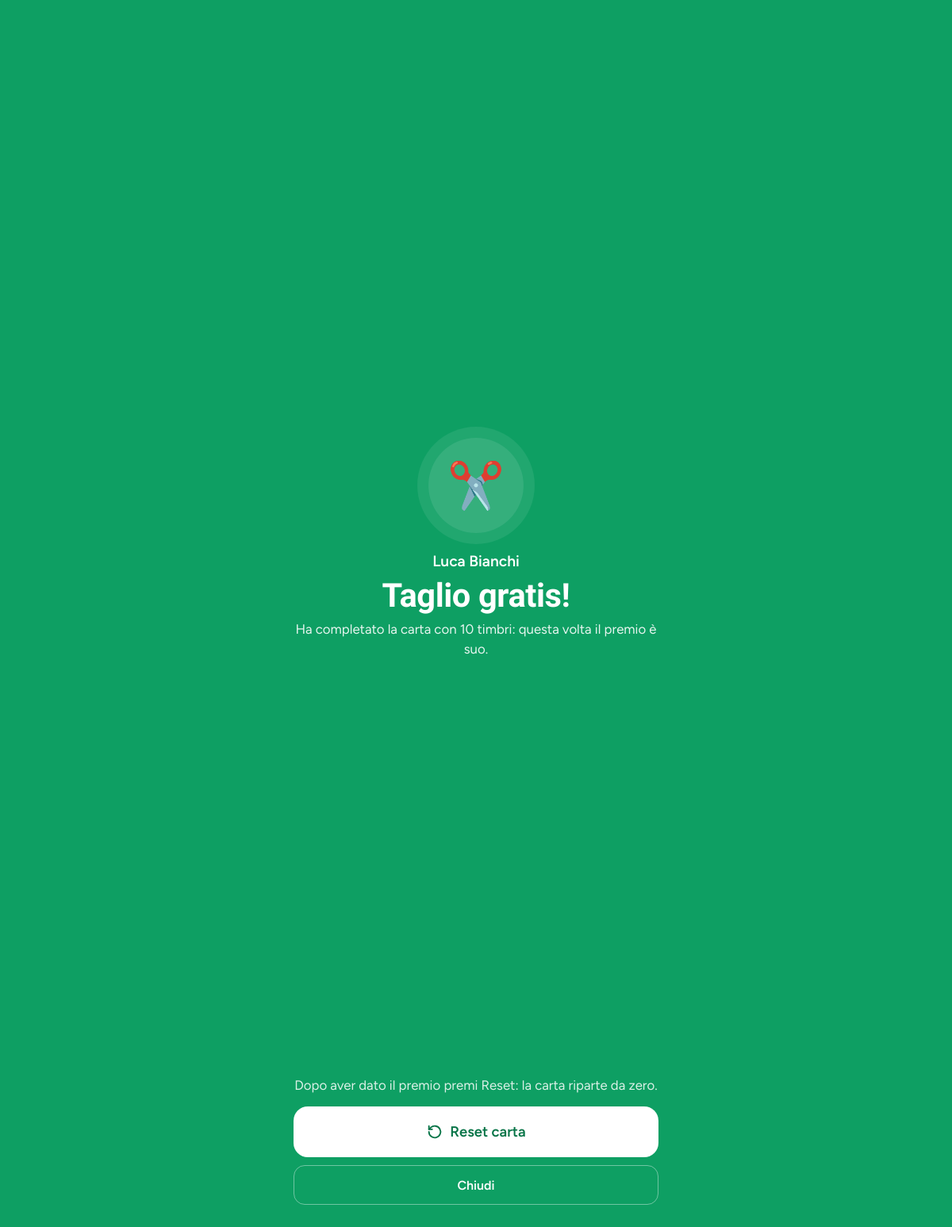
The page /customer.php?id=2 (signed in) on the database its author committed.
### tables this page shows
CREATE TABLE cards (
  id              INT UNSIGNED NOT NULL AUTO_INCREMENT,
  name            VARCHAR(100) NOT NULL,
  color           CHAR(7)      NOT NULL DEFAULT '#1f2937',
  stamps_required TINYINT UNSIGNED NOT NULL DEFAULT 10,    
  reward_text     VARCHAR(150) NOT NULL DEFAULT 'Taglio gratis',
  icon            VARCHAR(16)  NOT NULL DEFAULT '✂️',              
  unit_singular   VARCHAR(30)  NOT NULL DEFAULT 'taglio',          
  unit_plural     VARCHAR(30)  NOT NULL DEFAULT 'tagli',
  address         VARCHAR(150) NULL,
  phone           VARCHAR(30)  NULL,
  active          TINYINT(1)   NOT NULL DEFAULT 1,
  created_at      DATETIME     NOT NULL DEFAULT CURRENT_TIMESTAMP,
  PRIMARY KEY (id)
);

CREATE TABLE customers (
  id               INT UNSIGNED NOT NULL AUTO_INCREMENT,
  card_id          INT UNSIGNED NOT NULL,
  code             VARCHAR(20)  NOT NULL,           
  name             VARCHAR(100) NOT NULL,
  phone            VARCHAR(30)  NULL,
  email            VARCHAR(120) NULL,
  stamps           SMALLINT UNSIGNED NOT NULL DEFAULT 0,   
  total_stamps     INT UNSIGNED NOT NULL DEFAULT 0,        
  rewards_redeemed INT UNSIGNED NOT NULL DEFAULT 0,        
  last_visit       DATETIME     NULL,
  created_at       DATETIME     NOT NULL DEFAULT CURRENT_TIMESTAMP,
  PRIMARY KEY (id),
  UNIQUE KEY uq_code (code),
  KEY idx_card (card_id),
  CONSTRAINT fk_customers_card FOREIGN KEY (card_id) REFERENCES cards(id) ON DELETE CASCADE
);

### customer.php (the view, shortened to what this page needs)
<?php
require_once __DIR__ . '/inc/bootstrap.php';
$customer = load_customer((int)($_GET['id'] ?? 0));
$card = load_card((int)$customer['card_id']);
$id = (int)$customer['id'];
$st = db()->prepare('SELECT l.*, u.username FROM stamp_log l LEFT JOIN users u ON u.id = l.user_id
                     WHERE l.customer_id = ? ORDER BY l.id DESC LIMIT 30');
$st->execute([$id]);
$log = $st->fetchAll();
$req   = (int)$card['stamps_required'];
$s     = (int)$customer['stamps'];
$ready = $s >= $req;
$link  = tessera_url($customer['code']);
$waText  = 'Ciao ' . $customer['name'] . '! Questa è la tua carta fedeltà di ' . $card['name'] . ': ' . $link;
$waPhone = preg_replace('/\D/', '', (string)$customer['phone']);
if ($waPhone !== '' && strlen($waPhone) <= 10) $waPhone = '39' . $waPhone;
$showWin = $ready && (($_GET['win'] ?? '') !== '' || empty($_GET['fresh']));
$justCompleted = ($_GET['win'] ?? '') === 'new';
$isNew = !empty($_GET['new']);
require __DIR__ . '/inc/header.php';
?>
<a class="back" href="<?= e(url('card.php?id=' . (int)$card['id'])) ?>"><?= icon('back', 18) ?>Clienti</a>
<div id="the-card"><?= stamp_card_html($card, $customer, $customer['name'], $card['name']) ?></div>
<?php if ($ready): ?>
  <div class="ready-banner">
    <h2><?= e($card['reward_text']) ?>!</h2>
    <p>La carta è completa: al prossimo passaggio il premio è suo. Dopo averlo dato premi Reset e la carta riparte da zero.</p>
    <form method="post"><?= csrf_field() ?><input type="hidden" name="action" value="reset">
      <button class="btn btn-white btn-xl btn-block"><?= icon('reset', 22) ?>Reset carta</button>
    </form>
  </div>
<?php else: ?>
  <form method="post" style="margin:16px 0"><?= csrf_field() ?><input type="hidden" name="action" value="stamp">
    <button class="btn btn-primary btn-xl btn-block"><?= e($card['icon']) ?> Aggiungi timbro</button>
  </form>
<?php endif; ?>
<div class="btn-row3" style="margin-bottom:24px">
  <form method="post" data-confirm="Togliere un timbro a <?= e($customer['name']) ?>?"><?= csrf_field() ?><input type="hidden" name="action" value="unstamp">
    <button class="btn btn-ghost btn-sm btn-block" <?= $s <= 0 ? 'disabled' : '' ?>><?= icon('minus', 18) ?>Togli</button></form>
  <form method="post" data-confirm="Azzerare i timbri di <?= e($customer['name']) ?>?"><?= csrf_field() ?><input type="hidden" name="action" value="reset">
    <button class="btn btn-ghost btn-sm btn-block" <?= $s <= 0 ? 'disabled' : '' ?>><?= icon('reset', 18) ?>Reset</button></form>
  <a class="btn btn-ghost btn-sm" href="<?= e($link) ?>" target="_blank" rel="noopener"><?= icon('eye', 18) ?>Tessera</a>
</div>
<div class="panel" <?= $isNew ? 'style="border-color:var(--brand);box-shadow:0 0 0 3px var(--brand-soft)"' : '' ?>>
  <h2>Manda la tessera al cliente</h2>
  <p class="muted small">Il cliente apre il link e vede i suoi timbri. Da lì può salvarla in Google Wallet o Apple Wallet.</p>
  <div class="btn-row" style="margin-bottom:10px">
    <a class="btn btn-win" target="_blank" rel="noopener" href="https://wa.me/<?= e($waPhone) ?>?text=<?= e(rawurlencode($waText)) ?>"><?= icon('chat', 20) ?>WhatsApp</a>
    <button class="btn btn-ink" type="button" data-share-url="<?= e($link) ?>" data-share-text="<?= e('La tua carta fedeltà di ' . $card['name']) ?>"><?= icon('share', 20) ?>Condividi</button>
  </div>
  <div class="copy-row">
    <button class="btn btn-ghost btn-sm" type="button" data-copy="#link"><?= icon('copy', 18) ?>Copia</button>
  </div>
  <details style="margin-top:12px">
    <summary class="small" style="cursor:pointer;color:var(--brand);font-weight:600">Mostra QR da far inquadrare</summary>
  </details>
</div>
<div class="grid2">
  <div class="panel">
    <h2>Riepilogo</h2>
    <table class="log">
      <tr><td>Timbri attuali</td><td style="text-align:right"><b><?= $s ?>/<?= $req ?></b></td></tr>
      <tr><td><?= e(ucfirst($card['unit_plural'])) ?> in totale</td><td style="text-align:right"><b><?= (int)$customer['total_stamps'] ?></b></td></tr>
      <tr><td>Premi ricevuti</td><td style="text-align:right"><b><?= (int)$customer['rewards_redeemed'] ?></b></td></tr>
      <tr><td>Cliente dal</td><td style="text-align:right"><?= e(date('d/m/Y', strtotime($customer['created_at']))) ?></td></tr>
      <tr><td>Codice tessera</td><td style="text-align:right"><?= e($customer['code']) ?></td></tr>
    </table>
  </div>
  <div class="panel">
    <h2>Storico</h2>
    <?php if (!$log): ?><p class="muted">Ancora nessun movimento.</p><?php endif; ?>
  </div>
</div>
<details class="fold">
  <summary>Modifica dati cliente<?= icon('plus', 18) ?></summary>
</details>
<?php if ($ready): ?>
<section class="win <?= $showWin ? 'show' : '' ?>" id="win" role="dialog" aria-modal="true" aria-labelledby="win-title">
  <div class="win-body">
    <div class="win-icon"><?= e($card['icon']) ?></div>
    <div class="who-name"><?= e($customer['name']) ?></div>
    <h2 id="win-title"><?= e($card['reward_text']) ?>!</h2>
    <p><?= $justCompleted
        ? 'Ha appena completato la carta: il premio vale dal prossimo passaggio.'
        : 'Ha completato la carta con ' . $req . ' timbri: questa volta il premio è suo.' ?></p>
  </div>
  <div class="win-actions">
    <p class="small" style="opacity:.85;margin:0 0 4px">Dopo aver dato il premio premi Reset: la carta riparte da zero.</p>
    <form method="post"><?= csrf_field() ?><input type="hidden" name="action" value="reset">
      <button class="btn btn-white btn-xl btn-block"><?= icon('reset', 22) ?>Reset carta</button></form>
    <button class="btn btn-ghost" type="button" onclick="document.getElementById('win').classList.remove('show')">Chiudi</button>
  </div>
</section>
<?php endif; ?>
<?php require __DIR__ . '/inc/footer.php'; ?>

### assets/style.css (style rules this page uses)
:root { --bg:#eef1f6; --surface:#ffffff; --ink:#141b2d; --muted:#5f6b7e; --line:#dde2ea; --brand:#3b3bd6; --brand-deep:#2a2aa8; --brand-soft:#e8e8fb; --win:#0e9f63; --win-deep:#077447; --win-soft:#dcf5e9; --danger:#c73636; --warn-soft:#fff4d6; --warn-ink:#7a5300; --r-lg:24px; --r-md:16px; --r-sm:12px; --font-display:"Bricolage Grotesque",system-ui,sans-serif; --font-body:"Figtree",system-ui,-apple-system,"Segoe UI",sans-serif; --tab-h:68px; }
* { box-sizing:border-box }
html { -webkit-text-size-adjust:100% }
body { margin:0;font:400 16px/1.5 var(--font-body);color:var(--ink);background:var(--bg);-webkit-font-smoothing:antialiased }
body.logged { padding-bottom:calc(var(--tab-h) + 24px + env(safe-area-inset-bottom)) }
a { color:var(--brand) }
h1,h2,h3 { font-family:var(--font-display);line-height:1.15;margin:0 0 .5em;letter-spacing:-.01em }
h2 { font-size:1.25rem;font-weight:700 }
p { margin:0 0 1em }
.muted { color:var(--muted) }
.small { font-size:.875rem }
@media (min-width:860px) { body.logged { padding-bottom:40px } }
.panel { background:var(--surface);border-radius:var(--r-lg);padding:20px;margin-bottom:16px;border:1px solid var(--line) }
.back { display:inline-flex;align-items:center;gap:4px;color:var(--muted);text-decoration:none;font-weight:500;margin-bottom:12px }
.btn { display:inline-flex;align-items:center;justify-content:center;gap:8px;min-height:50px;padding:12px 20px;border:0;border-radius:14px; font:600 1rem var(--font-body);text-decoration:none;cursor:pointer;background:#e6e9f0;color:var(--ink); -webkit-tap-highlight-color:transparent;transition:transform .08s,background .15s }
.btn-win { background:var(--win);color:#fff }
.btn-ink { background:var(--ink);color:#fff }
.btn-white { background:#fff;color:var(--win-deep) }
.btn-ghost { background:transparent;color:var(--ink);border:1.5px solid var(--line) }
.btn-block { display:flex;width:100% }
.btn-xl { min-height:64px;font-size:1.15rem;border-radius:18px }
.btn-sm { min-height:40px;padding:8px 14px;font-size:.9rem;border-radius:11px }
.btn-row { display:grid;grid-template-columns:1fr 1fr;gap:10px }
.btn-row3 { display:grid;grid-template-columns:repeat(3,1fr);gap:8px }
.ready-banner { background:var(--win);color:#fff;border-radius:var(--r-lg);padding:22px 20px;margin:16px 0 }
.ready-banner h2 { font-size:1.6rem;margin:0 0 4px }
.ready-banner p { opacity:.9;margin:0 0 16px }
.win { position:fixed;inset:0;z-index:100;background:var(--win);color:#fff;display:none;flex-direction:column; padding:calc(28px + env(safe-area-inset-top)) 24px calc(28px + env(safe-area-inset-bottom));text-align:center }
.win.show { display:flex;animation:winIn .35s ease-out }
.win-body { flex:1;display:flex;flex-direction:column;justify-content:center;align-items:center;max-width:460px;margin:0 auto;width:100% }
.win-icon { width:120px;height:120px;border-radius:50%;background:rgba(255,255,255,.16);display:grid;place-items:center;font-size:3.6rem;margin-bottom:22px; box-shadow:0 0 0 14px rgba(255,255,255,.08) }
.win h2 { font-size:2.6rem;font-weight:800;margin:0 0 8px;line-height:1.05 }
.win .who-name { font-size:1.2rem;font-weight:600;margin-bottom:6px }
.win p { opacity:.9;font-size:1.05rem;margin:0 }
.win-actions { display:grid;gap:10px;max-width:460px;margin:0 auto;width:100% }
.win .btn-ghost { color:#fff;border-color:rgba(255,255,255,.4) }
details.fold { background:var(--surface);border:1px solid var(--line);border-radius:var(--r-lg);margin-bottom:16px }
details.fold > summary { list-style:none;cursor:pointer;display:flex;align-items:center;gap:12px;padding:18px 20px;font:600 1.05rem var(--font-display) }
.copy-row { display:flex;gap:8px }
table.log { width:100%;border-collapse:collapse;font-size:.92rem }
table.log td { padding:11px 4px;border-top:1px solid var(--line) }
table.log tr:first-child td { border-top:0 }
.grid2 { display:grid;gap:16px }
@media (min-width:700px) { .grid2 { grid-template-columns:1fr 1fr } }

### rows shown on the page
cards: icon "✂️", reward_text "Taglio gratis", stamps_required "10"
customers: name "Luca Bianchi"
